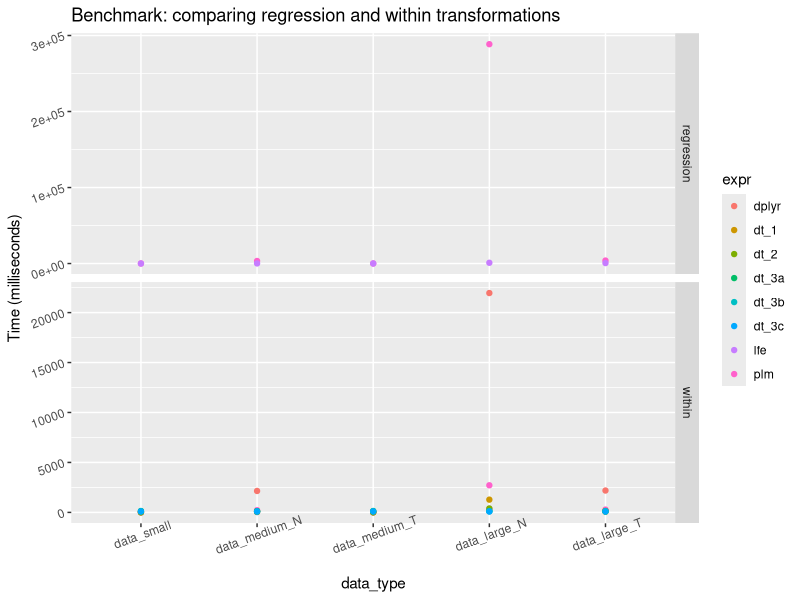
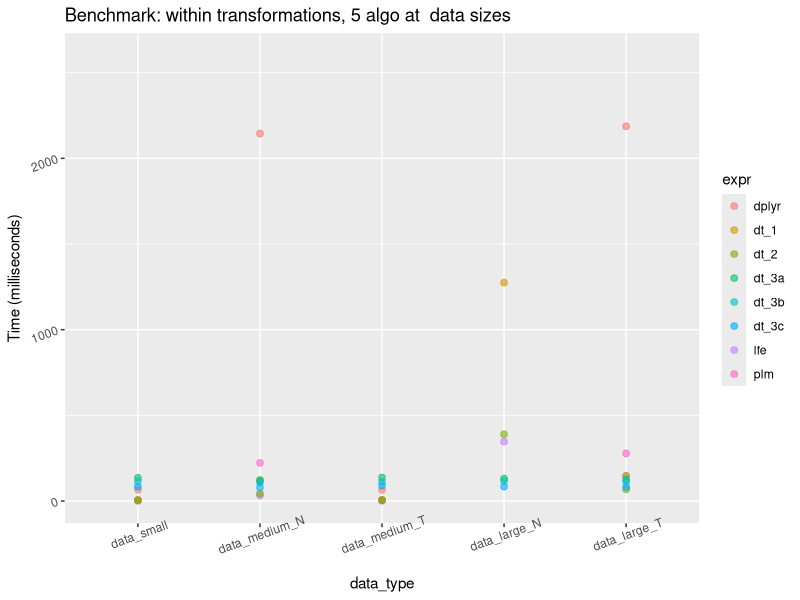
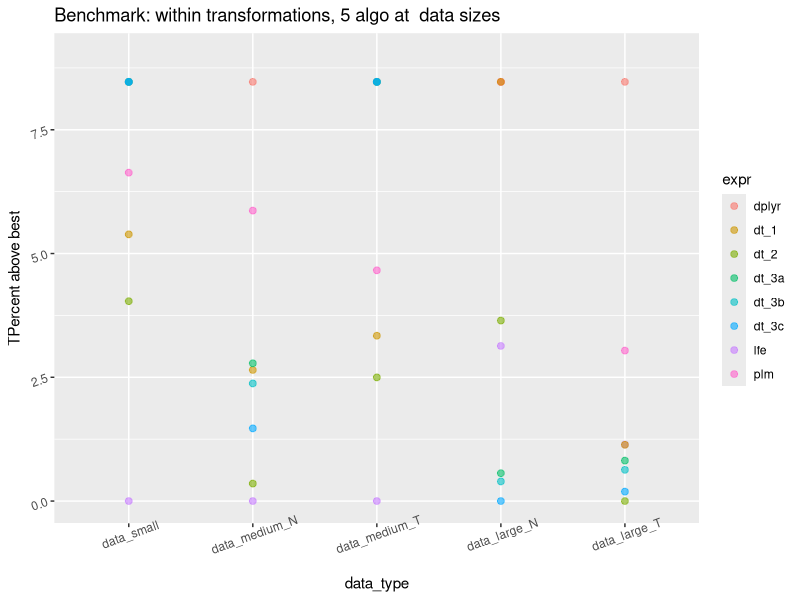
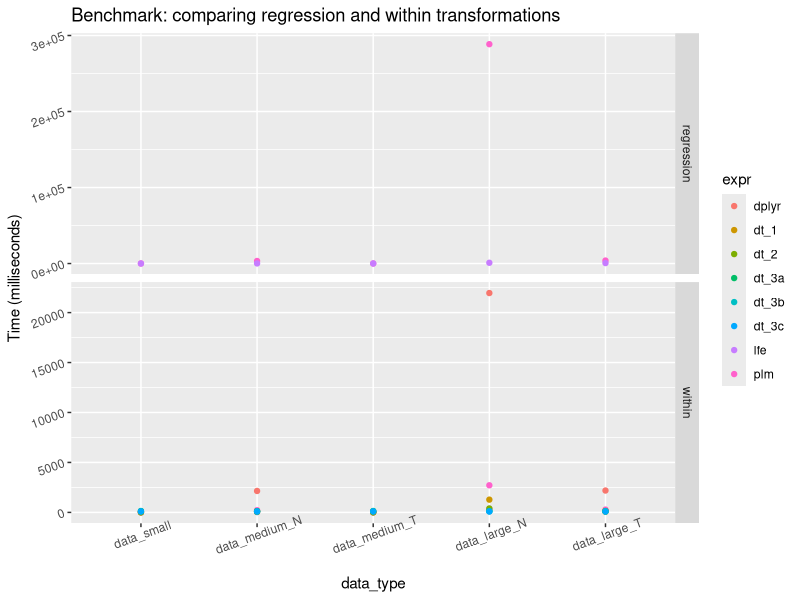
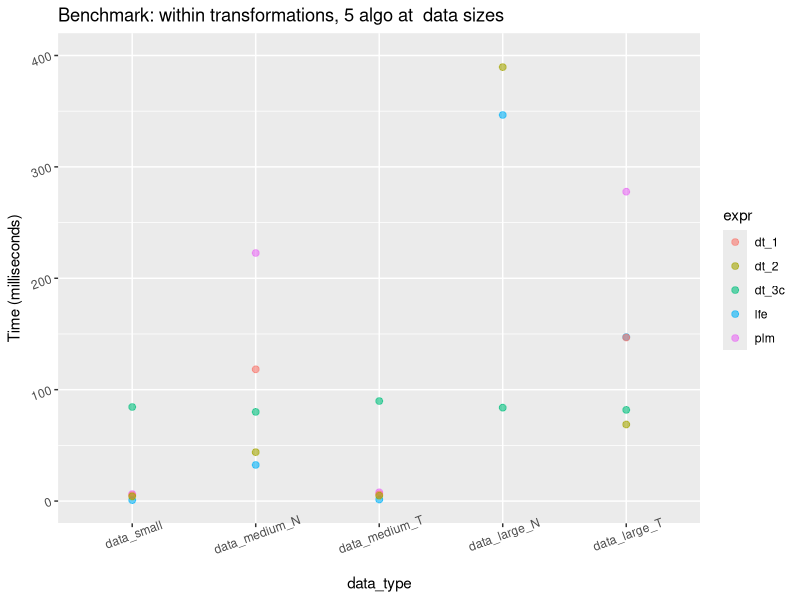
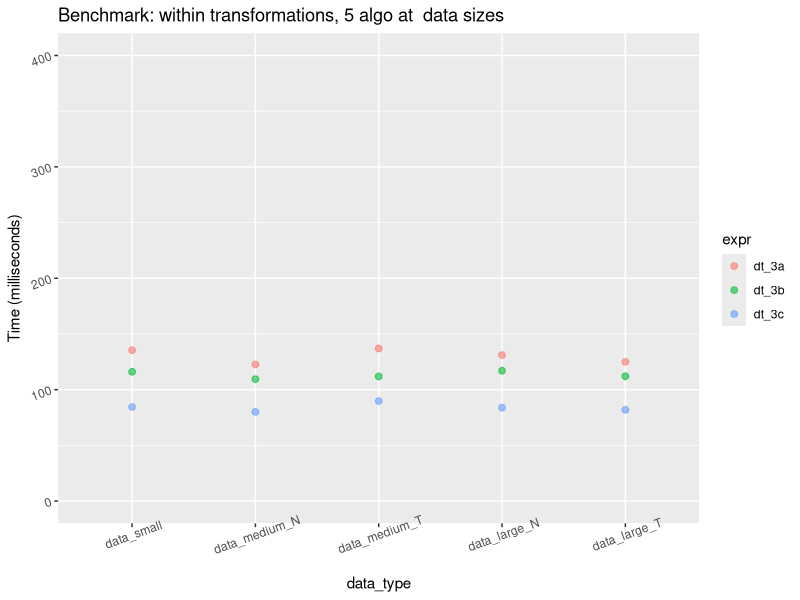
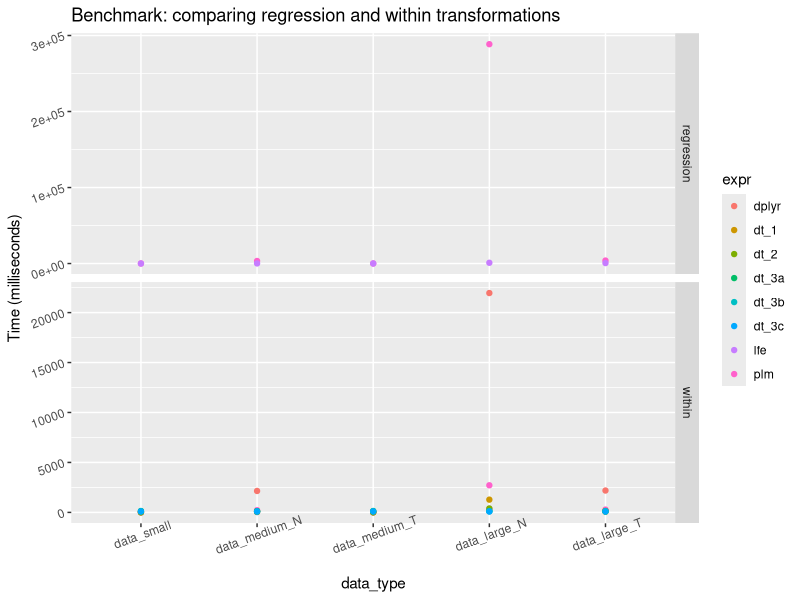
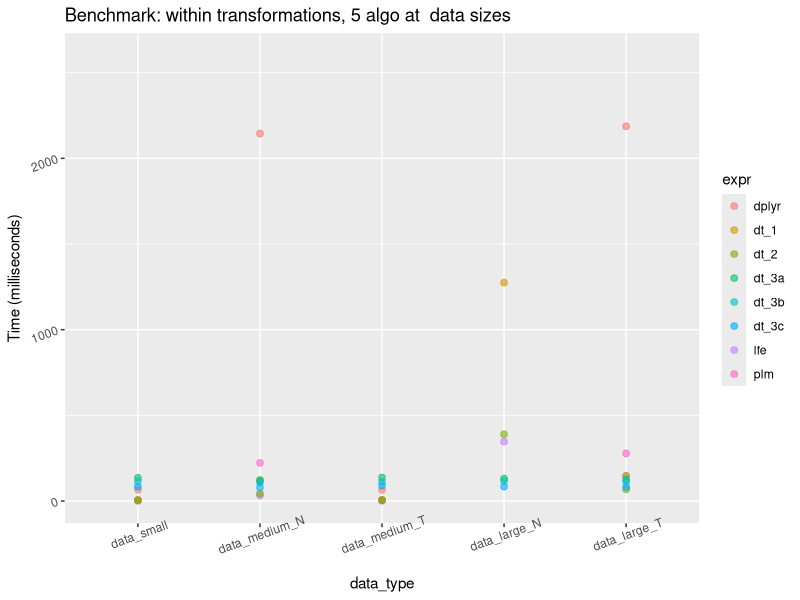

Reproduce these figures in R, in order.
library(tidyverse)

levels <- c("data_small", "data_medium_N", "data_medium_T", "data_large_N", "data_large_T", "data_fat_N", "data_fat_N_med_T")

bench_df <- read_csv("benchmark_output.csv") %>%
  mutate(data_type = factor(data_type, ordered=TRUE, levels = levels))

##


## in percentage
bench_df_perc <- bench_df %>%
  group_by(type, data_type) %>%
  mutate(per_min = (mean-min(mean))/min(mean)) %>%
  ungroup()

pl_all <- bench_df %>%
  ggplot(aes(x= data_type, y = mean, colour = expr))+
  geom_point() +
  # ylim(c(0, 200)) +
  facet_grid(type~., scales= "free") +
  ylab("Time (milliseconds)") +
  theme(axis.text = element_text(angle = 20)) +
  ggtitle("Benchmark: comparing regression and within transformations")

pl_all

pl_within <- bench_df %>%
  filter(type == "within") %>%
  ggplot(aes(x= data_type, y = mean, colour = expr))+
  geom_point(alpha=I(.6), size = 2, fill = I("black")) +
  # geom_jitter(width = 0.1, height = 0) +C
  ylab("Time (milliseconds)") +
  ylim(c(0, 2600)) +
  theme(axis.text = element_text(angle = 20)) +
  ggtitle("Benchmark: within transformations, 5 algo at  data sizes")

pl_within

## percentage plot
max_i <- 8
bench_df_perc %>%
  filter(type == "within") %>%
  mutate(per_min =ifelse(per_min < max_i, per_min, max_i +rnorm(1, sd = 0.5))) %>%
  select(data_type, per_min, expr) %>%
  ggplot(aes(x= data_type, y = per_min, colour = expr))+
  geom_point(alpha=I(.6), size = 2, fill = I("black")) +
  # geom_jitter(width = 0.1, height = 0) +C
  ylab("TPercent above best") +
  ylim(c(0, max_i+1)) +
  theme(axis.text = element_text(angle = 20)) +
  ggtitle("Benchmark: within transformations, 5 algo at  data sizes")



pl_all
pl_within %+%
  filter(bench_df, type == "within" & !expr %in% c("dplyr", "dt_3a", "dt_3b")) +
  ylim(c(0, 400))

pl_within %+%
  filter(bench_df, type == "within" & str_detect(expr, "dt_3")) +
  ylim(c(0, 400))


  ggsave(pl_all, filename = "plot_benchmark reg and within.png", height = 4, width = 7)
ggsave(pl_within, filename = "plot_benchmark within.png", height = 4, width = 7)

## numbers
bench_df %>%
  # filter(type =="within") %>%
  group_by(data_type) %>%
  mutate(comp = 100 * (mean - min(mean))/min(mean),
         is_mean  = mean ==min(mean)) %>%
  ungroup() %>%
  filter(expr == "plm" | is_mean)
